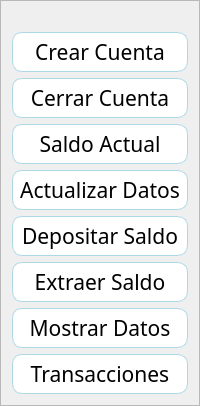
           <widget class="QFrame" name="frame_inferior_isquierdo">
            <property name="maximumSize">
             <size>
              <width>1000</width>
              <height>16777215</height>
             </size>
            </property>
            <property name="font">
             <font>
              <family>Roboto Bk</family>
              <pointsize>14</pointsize>
             </font>
            </property>
            <property name="cursor">
             <cursorShape>ArrowCursor</cursorShape>
            </property>
            <property name="layoutDirection">
             <enum>Qt::LeftToRight</enum>
            </property>
            <property name="styleSheet">
             <string notr="true">QPushButton{
color:black;
background-color: white;
border:1px solid lightblue;
border-radius: 20px;
}

QPushButton:hover{
background-color: darkgrey;
border:3px solid lightblue;
}</string>
            </property>
            <property name="frameShape">
             <enum>QFrame::StyledPanel</enum>
            </property>
            <property name="frameShadow">
             <enum>QFrame::Raised</enum>
            </property>
            <layout class="QVBoxLayout" name="verticalLayout_3">
             <item>
              <widget class="QPushButton" name="pushButton_16">
               <property name="styleSheet">
                <string notr="true">    background-color: transparent;
border:none;</string>
               </property>
               <property name="text">
                <string/>
               </property>
               <property name="icon">
                <iconset resource="helpers.qrc">
                 <normaloff>:/img (2).png</normaloff>:/img (2).png</iconset>
               </property>
               <property name="iconSize">
                <size>
                 <width>100</width>
                 <height>80</height>
                </size>
               </property>
              </widget>
             </item>
             <item>
              <widget class="QPushButton" name="pushButton_4">
               <property name="minimumSize">
                <size>
                 <width>0</width>
                 <height>40</height>
                </size>
               </property>
               <property name="maximumSize">
                <size>
                 <width>99999</width>
                 <height>16777215</height>
                </size>
               </property>
               <property name="font">
                <font>
                 <family>Roboto Bk</family>
                 <pointsize>16</pointsize>
                 <weight>50</weight>
                 <italic>false</italic>
                 <bold>false</bold>
                </font>
               </property>
               <property name="cursor">
                <cursorShape>PointingHandCursor</cursorShape>
               </property>
               <property name="layoutDirection">
                <enum>Qt::LeftToRight</enum>
               </property>
               <property name="autoFillBackground">
                <bool>false</bool>
               </property>
               <property name="styleSheet">
                <string notr="true">  border-radius: 10%;</string>
               </property>
               <property name="inputMethodHints">
                <set>Qt::ImhNone</set>
               </property>
               <property name="text">
                <string>Crear Cuenta</string>
               </property>
               <property name="icon">
                <iconset resource="helpers.qrc">
                 <normaloff>:/img (4).png</normaloff>:/img (4).png</iconset>
               </property>
               <property name="iconSize">
                <size>
                 <width>40</width>
                 <height>40</height>
                </size>
               </property>
               <property name="checkable">
                <bool>true</bool>
               </property>
               <property name="autoRepeat">
                <bool>false</bool>
               </property>
               <property name="default">
                <bool>false</bool>
               </property>
              </widget>
             </item>
             <item>
              <widget class="QPushButton" name="pushButton_5">
               <property name="minimumSize">
                <size>
                 <width>0</width>
                 <height>40</height>
                </size>
               </property>
               <property name="font">
                <font>
                 <family>Roboto Bk</family>
                 <pointsize>16</pointsize>
                 <weight>50</weight>
                 <italic>false</italic>
                 <bold>false</bold>
                </font>
               </property>
               <property name="cursor">
                <cursorShape>PointingHandCursor</cursorShape>
               </property>
               <property name="styleSheet">
                <string notr="true">  border-radius: 10%;</string>
               </property>
               <property name="text">
                <string>Cerrar Cuenta</string>
               </property>
               <property name="icon">
                <iconset resource="helpers.qrc">
                 <normaloff>:/img (6).png</normaloff>:/img (6).png</iconset>
               </property>
               <property name="iconSize">
                <size>
                 <width>40</width>
                 <height>40</height>
                </size>
               </property>
              </widget>
             </item>
             <item>
              <widget class="QPushButton" name="pushButton_3">
               <property name="minimumSize">
                <size>
                 <width>0</width>
                 <height>40</height>
                </size>
               </property>
               <property name="font">
                <font>
                 <family>Roboto Bk</family>
                 <pointsize>16</pointsize>
                 <weight>50</weight>
                 <italic>false</italic>
                 <bold>false</bold>
                </font>
               </property>
               <property name="cursor">
                <cursorShape>PointingHandCursor</cursorShape>
               </property>
               <property name="styleSheet">
                <string notr="true">  border-radius: 10%;
	</string>
               </property>
               <property name="text">
                <string>Saldo Actual</string>
               </property>
               <property name="icon">
                <iconset resource="helpers.qrc">
                 <normaloff>:/img (5).png</normaloff>:/img (5).png</iconset>
               </property>
               <property name="iconSize">
                <size>
                 <width>40</width>
                 <height>40</height>
                </size>
               </property>
              </widget>
             </item>
             <item>
              <widget class="QPushButton" name="pushButton_6">
               <property name="minimumSize">
                <size>
                 <width>0</width>
                 <height>40</height>
                </size>
               </property>
               <property name="font">
                <font>
                 <family>Roboto Bk</family>
                 <pointsize>16</pointsize>
                 <weight>50</weight>
                 <italic>false</italic>
                 <bold>false</bold>
                </font>
               </property>
               <property name="cursor">
                <cursorShape>PointingHandCursor</cursorShape>
               </property>
               <property name="styleSheet">
                <string notr="true">  border-radius: 10%;</string>
               </property>
               <property name="text">
                <string>Actualizar Datos</string>
               </property>
               <property name="icon">
                <iconset resource="helpers.qrc">
                 <normaloff>:/img (7).png</normaloff>:/img (7).png</iconset>
               </property>
               <property name="iconSize">
                <size>
                 <width>40</width>
                 <height>40</height>
                </size>
               </property>
              </widget>
             </item>
             <item>
              <widget class="QPushButton" name="pushButton_9">
               <property name="minimumSize">
                <size>
                 <width>0</width>
                 <height>40</height>
                </size>
               </property>
               <property name="font">
                <font>
                 <family>Roboto Bk</family>
                 <pointsize>16</pointsize>
                 <weight>50</weight>
                 <italic>false</italic>
                 <bold>false</bold>
                </font>
               </property>
               <property name="cursor">
                <cursorShape>PointingHandCursor</cursorShape>
               </property>
               <property name="styleSheet">
                <string notr="true">  border-radius: 10%;</string>
               </property>
               <property name="text">
                <string>Depositar Saldo</string>
               </property>
               <property name="icon">
                <iconset resource="helpers.qrc">
                 <normaloff>:/img (11).png</normaloff>:/img (11).png</iconset>
               </property>
               <property name="iconSize">
                <size>
                 <width>40</width>
                 <height>40</height>
                </size>
               </property>
              </widget>
             </item>
             <item>
              <widget class="QPushButton" name="pushButton_8">
               <property name="minimumSize">
                <size>
                 <width>0</width>
                 <height>40</height>
                </size>
               </property>
               <property name="font">
                <font>
                 <family>Roboto Bk</family>
                 <pointsize>16</pointsize>
                 <weight>50</weight>
                 <italic>false</italic>
                 <bold>false</bold>
                </font>
               </property>
               <property name="cursor">
                <cursorShape>PointingHandCursor</cursorShape>
               </property>
               <property name="styleSheet">
                <string notr="true">  border-radius: 10%;</string>
               </property>
               <property name="text">
                <string>Extraer Saldo</string>
               </property>
               <property name="icon">
                <iconset resource="helpers.qrc">
                 <normaloff>:/img (12).png</normaloff>:/img (12).png</iconset>
               </property>
               <property name="iconSize">
                <size>
                 <width>40</width>
                 <height>40</height>
                </size>
               </property>
              </widget>
             </item>
             <item>
              <widget class="QPushButton" name="pushButton_7">
               <property name="minimumSize">
                <size>
                 <width>0</width>
                 <height>40</height>
                </size>
               </property>
               <property name="font">
                <font>
                 <family>Roboto Bk</family>
                 <pointsize>16</pointsize>
                 <weight>50</weight>
                 <italic>false</italic>
                 <bold>false</bold>
                </font>
               </property>
               <property name="cursor">
                <cursorShape>PointingHandCursor</cursorShape>
               </property>
               <property name="styleSheet">
                <string notr="true">  border-radius: 10%;</string>
               </property>
               <property name="text">
                <string>Mostrar Datos</string>
               </property>
               <property name="icon">
                <iconset resource="helpers.qrc">
                 <normaloff>:/img (8).png</normaloff>:/img (8).png</iconset>
               </property>
               <property name="iconSize">
                <size>
                 <width>40</width>
                 <height>40</height>
                </size>
               </property>
              </widget>
             </item>
             <item>
              <widget class="QPushButton" name="pushButton_10">
               <property name="minimumSize">
                <size>
                 <width>0</width>
                 <height>40</height>
                </size>
               </property>
               <property name="font">
                <font>
                 <family>Roboto Bk</family>
                 <pointsize>16</pointsize>
                 <weight>50</weight>
                 <italic>false</italic>
                 <bold>false</bold>
                </font>
               </property>
               <property name="cursor">
                <cursorShape>PointingHandCursor</cursorShape>
               </property>
               <property name="styleSheet">
                <string notr="true">  border-radius: 10%;</string>
               </property>
               <property name="text">
                <string>Transacciones</string>
               </property>
               <property name="icon">
                <iconset resource="helpers.qrc">
                 <normaloff>:/img (1).png</normaloff>:/img (1).png</iconset>
               </property>
               <property name="iconSize">
                <size>
                 <width>40</width>
                 <height>40</height>
                </size>
               </property>
              </widget>
             </item>
            </layout>
           </widget>
